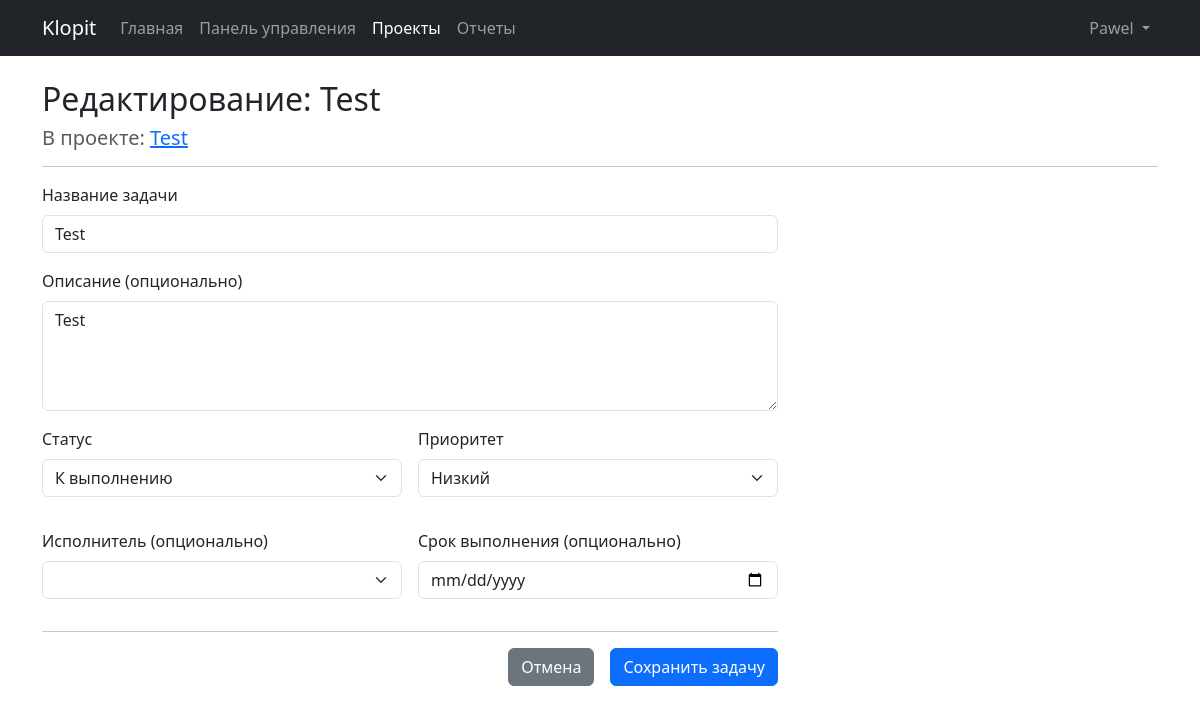
Page /projects/tasks/2/edit (signed in) on the committed database.
### app/models.py (models this page shows, shortened)
class User(UserMixin, db.Model):
    id = db.Column(db.Integer, primary_key=True)
    username = db.Column(db.String(64), index=True, unique=True, nullable=False)
    email = db.Column(db.String(120), index=True, unique=True, nullable=False)
    password_hash = db.Column(db.String(128), nullable=False)
    created_at = db.Column(db.DateTime, default=datetime.utcnow)
    is_active = db.Column(db.Boolean, default=True)
    role_id = db.Column(db.Integer, db.ForeignKey('role.id'))
    projects_owned = db.relationship('Project', backref='owner', lazy='dynamic', foreign_keys='Project.owner_id')
    projects_member_of = db.relationship('Project', secondary=project_members,
                                         back_populates='members', lazy='dynamic')
    tasks_assigned = db.relationship('Task', backref='assignee', lazy='dynamic', foreign_keys='Task.assignee_id')
    tasks_created = db.relationship('Task', backref='creator', lazy='dynamic', foreign_keys='Task.creator_id')
    uploaded_files = db.relationship('File', backref='uploader', lazy='dynamic')
    comments = db.relationship('Comment', backref='author', lazy='dynamic')
    notifications = db.relationship('Notification', backref='recipient', lazy='dynamic',
                                    foreign_keys='Notification.user_id')
    def is_admin(self):
        return self.role is not None and self.role.name == 'Admin'
    def can_access_project(self, project):
         return self.id == project.owner_id or self.is_member_of(project)
    def new_notifications_count(self):
        return self.notifications.filter_by(is_read=False).count()

class Project(db.Model):
    id = db.Column(db.Integer, primary_key=True)
    name = db.Column(db.String(150), index=True, nullable=False)
    description = db.Column(db.Text, nullable=True)
    created_at = db.Column(db.DateTime, index=True, default=datetime.utcnow)
    owner_id = db.Column(db.Integer, db.ForeignKey('user.id'), nullable=False)
    tasks = db.relationship('Task', backref='project', lazy='dynamic', cascade='all, delete-orphan', foreign_keys='Task.project_id')
    files = db.relationship('File', backref='project', lazy='dynamic', cascade='all, delete-orphan') # backref из File
    members = db.relationship('User', secondary=project_members,
                              back_populates='projects_member_of', lazy='dynamic')

class Task(db.Model):
    id = db.Column(db.Integer, primary_key=True)
    title = db.Column(db.String(200), index=True, nullable=False)
    description = db.Column(db.Text, nullable=True)
    status = db.Column(db.Enum(TaskStatus), default=TaskStatus.TODO, nullable=False)
    priority = db.Column(db.Enum(TaskPriority), default=TaskPriority.MEDIUM, nullable=False)
    created_at = db.Column(db.DateTime, index=True, default=datetime.utcnow)
    due_date = db.Column(db.DateTime, nullable=True)
    project_id = db.Column(db.Integer, db.ForeignKey('project.id'), nullable=False)
    assignee_id = db.Column(db.Integer, db.ForeignKey('user.id'), nullable=True)
    creator_id = db.Column(db.Integer, db.ForeignKey('user.id'), nullable=False)
    files = db.relationship('File', backref='task', lazy='dynamic', cascade='all, delete-orphan') # backref из File
    comments = db.relationship('Comment', backref='task', lazy='dynamic', cascade='all, delete-orphan')

### app/projects/routes.py (the view, shortened to what this page needs)
@bp.route('/tasks/<int:task_id>/edit', methods=['GET', 'POST'])
@login_required
def edit_task(task_id):
    task = Task.query.get_or_404(task_id)
    project = task.project
    if not current_user.can_access_project(project):
        abort(403)
    old_assignee_id = task.assignee_id
    assignee_query = User.query.filter(
        or_(User.id == project.owner_id, User.projects_member_of.any(Project.id == project.id))
    ).order_by(User.username)
    if request.method == 'POST':
        form = TaskForm(request.form, obj=task)
        form.assignee_id.query = assignee_query # Устанавливаем query для POST
    else: # GET request
        form = TaskForm(obj=task)
        form.assignee_id.query = assignee_query # Устанавливаем query для GET
        form.assignee_id.data = task.assignee
    print(f"Handling request for edit_task (Task ID: {task_id}), Method: {request.method}") # Отладка
    print("Rendering edit_task.html template") # Отладка
    form_action = url_for('projects.edit_task', task_id=task.id)
    return render_template('edit_task.html', title=f'Редактирование: {task.title}',
                           form=form, task=task, project=project, form_action=form_action)

### app/projects/forms.py
class TaskForm(FlaskForm):
    title = StringField('Название задачи',
                        validators=[DataRequired(message="Название обязательно."),
                                    Length(min=3, max=200)])
    description = TextAreaField('Описание (опционально)',
                                validators=[Optional(), Length(max=1000)])
    status = SelectField('Статус',
                         choices=[(stat.name, stat.value) for stat in TaskStatus],
                         validators=[DataRequired()])
    priority = SelectField('Приоритет',
                           choices=[(prio.name, prio.value) for prio in TaskPriority],
                           validators=[DataRequired()])
    assignee_id = QuerySelectField('Исполнитель (опционально)',
                                   query_factory=get_users,
                                   allow_blank=True,
                                   get_label='username',
                                   validators=[Optional()])
    due_date = DateField('Срок выполнения (опционально)',
                         format='%Y-%m-%d',
                         validators=[Optional()])
    submit = SubmitField('Сохранить задачу')

### app/projects/templates/edit_task.html
{% extends "base.html" %}
{% block content %}
<h2>{{ title }}</h2>
 <h5 class="text-muted">В проекте: <a href="{{ url_for('projects.view_project', project_id=project.id) }}">{{ project.name }}</a></h5>
<hr>
 <div class="row">
    <div class="col-lg-8">
        {% set form_action = form_action %}
        {% set cancel_url = url_for('projects.view_project', project_id=project.id) %}
        {% include "_task_form.html" %}
    </div>
</div>
{% endblock %}

### app/templates/includes/_navbar.html (shortened to what this page needs)
<nav class="navbar navbar-expand-lg bg-dark navbar-dark mb-4">
  <div class="container">
    <a class="navbar-brand" href="{{ url_for('main.index') }}">
      Klopit
    </a>
    <div class="collapse navbar-collapse" id="navbarNav">
      <ul class="navbar-nav me-auto mb-2 mb-lg-0">
        <li class="nav-item">
          <a class="nav-link {% if request.endpoint == 'main.index' %}active{% endif %}" href="{{ url_for('main.index') }}">Главная</a>
        </li>
        {% if current_user.is_authenticated %}
          <li class="nav-item">
              <a class="nav-link {% if request.blueprint == 'dashboard' %}active{% endif %}" href="{{ url_for('dashboard.index') }}">Панель управления</a>
            </li>
            <li class="nav-item">
              <a class="nav-link {% if request.blueprint == 'projects' %}active{% endif %}" href="{{ url_for('projects.list_projects') }}">Проекты</a>
            </li>
            <li class="nav-item">
              <a class="nav-link {% if request.blueprint == 'reports' %}active{% endif %}" href="{{ url_for('reports.index') }}">Отчеты</a>
            </li>
        {% endif %}
      </ul>
      <ul class="navbar-nav ms-auto mb-2 mb-lg-0 align-items-center">
         {% if current_user.is_authenticated %}
             <li class="nav-item me-2">
                 <a class="nav-link position-relative {% if unread_notifications_count > 0 %}text-warning{% endif %}" href="{{ url_for('dashboard.notifications') }}" title="Уведомления">
                 </a>
             </li>
             <li class="nav-item dropdown">
              <a class="nav-link dropdown-toggle" href="#" role="button" data-bs-toggle="dropdown" aria-expanded="false">
                {{ current_user.username }}
              </a>
            </li>
         {% endif %}
      </ul>
    </div>
  </div>
</nav>

### app/templates/includes/_formhelpers.html (shortened to what this page needs)
{% macro render_field(field, label_visible=true) -%}
  <div class="mb-3">
    {% if label_visible %}
      {{ field.label(class="form-label") }}
    {% endif %}
    {{ field(class_=kwargs.get('class_', '') + (' is-invalid' if field.errors else ''), **kwargs) }}
  </div>
{%- endmacro %}

### rows in the picture
User: username "Pawel"
Project: name "Test"
Task: title "Test", description "Test", status "К выполнению", priority "Низкий"

### other values in the picture
{{ title }} "Редактирование: Test"
{{ field.label(class="form-label") }} "Название задачи Описание (опционально) Статус Приоритет Исполнитель (опционально) Срок выполнения (опционально)"
